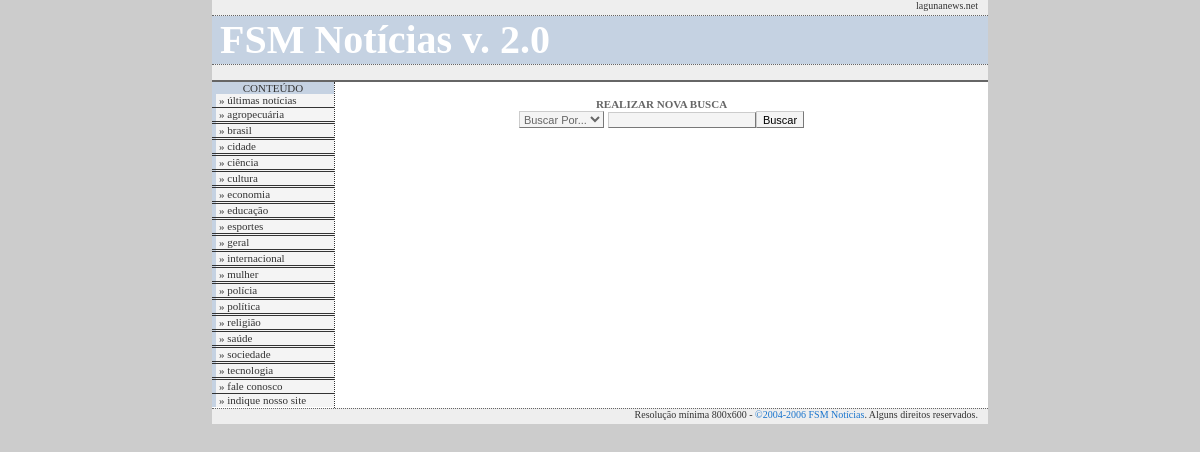
The page /busca.php on the database its author committed.
### tables this page shows
CREATE TABLE categoria (
   id int(11) NOT NULL auto_increment,
   categoria char(100) NOT NULL,
   PRIMARY KEY  (`id`)
   )TYPE=MyISAM;

### menu.php (the view, shortened to what this page needs)
<?
$sql = "SELECT * FROM categoria ORDER BY id ASC";
$query = @mysql_query($sql);
if (!$query){
die ("Problemas ao executar o sql !!!");
} else {
while ($coluna = @mysql_fetch_array($query)){
$cat = $coluna["categoria"];
$rol = ereg_replace("[^a-zA-Z0-9 _]", "", strtr($cat, "áàãâéêíóôõúüçÁÀÃÂÉÊÍÓÔÕÚÜÇ'´`", "aaaaeeiooouucAAAAEEIOOOUUC"));
?>
<li><a href="exibindo.php?categoria=<? echo $rol; ?>">&#187; <? echo $cat; ?></li>
<?
}
}
?>

### include/estilo.css (style rules this page uses)
body { margin:0; padding:0; text-align:center; background:#ccc; font-family: 'Trebuchet MS' }
#topo a, a:link { color:#333; text-decoration: none; }
#nav, #nav * { margin:0; padding:0; }
#nav li a, #nav li a:link { background: #f4f4f4; color: #333; border-left: 4px solid #c5d2e2; text-decoration: none; text-align:left; text-transform: lowercase; margin-bottom: 1px; padding: 0 0 1px 3px; display: block; }
#nave a, a:link { color:#333; text-decoration: none; }
#lista a, a:link { color:#333; text-decoration: none; }
#div_foto a, a:link { color:#333; text-decoration: none; }
#titulo a, a:link { color:#333; text-decoration: none; }
#l_texto a, a:link { color:#333; text-decoration: none; }

### rows shown on the page
categoria: categoria "agropecuária"
categoria: categoria "brasil"
categoria: categoria "cidade"
categoria: categoria "ciência"
categoria: categoria "cultura"
categoria: categoria "economia"
categoria: categoria "educação"
categoria: categoria "esportes"
categoria: categoria "geral"
categoria: categoria "internacional"
categoria: categoria "mulher"
categoria: categoria "polícia"
categoria: categoria "política"
categoria: categoria "religião"
categoria: categoria "saúde"
categoria: categoria "sociedade"
categoria: categoria "tecnologia"
